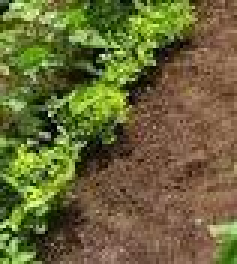
#> input picture img3.jpg.jpeg, 79 x 88 px, found by its file name (shown 3 times larger)
$ python q1.py
#> lines starting #> are read from the running program, lines starting #| are printed output that depends on the picture; after the words box and inside, x2 and y2 are one past the last pixel; in counts of white or black regions, pixels touching at a corner belong together
import cv2 as cv
import numpy as np
import matplotlib.pyplot as plt

# Step A: Load the cropped image
# Make sure to replace 'cropped_image.jpg' with the actual file name of Fig 1c.
# We load it in grayscale (0) because Canny requires a single-channel image.
img = cv.imread(r"C:\Users\UDARA\OneDrive\Desktop\ET3112_Assignment_02\img3.jpg.jpeg", 0)
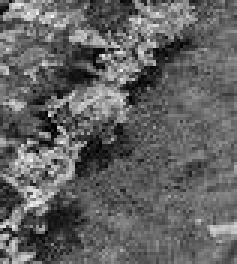
#> img: shape (88, 79) (shown 3 times larger); min 0, max 246, mean 98.5

# Step B: Apply the Canny Edge Detector
# The assignment strictly requires minVal=550 and maxVal=690[cite: 8, 14].
edges = cv.Canny(img, 550, 690)
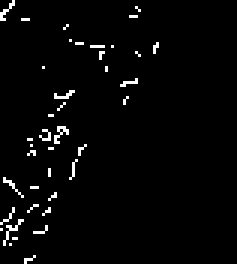
#> edges: shape (88, 79) (shown 3 times larger); 2.5% white in thin lines or dots, all inside (x1, y1, x2, y2) = (0, 0, 53, 88)

# Step C: Plot the Original and Edge Images
# Using matplotlib's imshow function as requested.
plt.figure(figsize=(10, 5))

# Plotting the original cropped image
plt.subplot(1, 2, 1)
plt.imshow(img, cmap='gray')
plt.title('Original Cropped Image')

# Plotting the edge-detected image
plt.subplot(1, 2, 2)
plt.imshow(edges, cmap='gray')
plt.title('Canny Edge Detector Output')

# Display the plots side-by-side
plt.show()
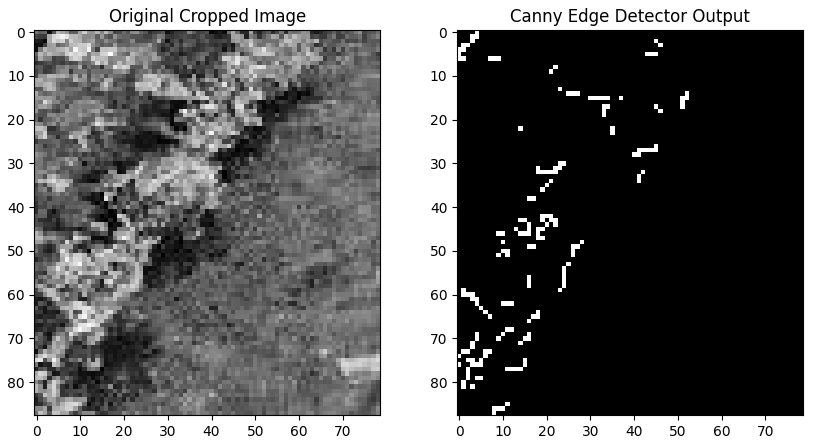
#> figure drawn by matplotlib, 2 panels

# Step D: Extract Feature Coordinates
# We find all pixels in the 'edges' array that are not zero (meaning they are edges).
# Note: The assignment PDF has a small typo here ("edges! [01")[cite: 15],
# the correct Python syntax is "edges != 0".
indices = np.where(edges != 0)
#> indices = 177 positions, rows 0 to 87, columns 0 to 52

# Assign the extracted positions to x and y coordinates[cite: 13].
x = indices[1] # [cite: 18]
#> x = 177 values, max 52 at index 25, min 0 at index 8, mean 18.15
y = indices[0] # [cite: 19]
#> y = 177 values from 0 to 87

print(f"Successfully extracted {len(x)} edge coordinates.")
#| Successfully extracted 177 edge coordinates.
